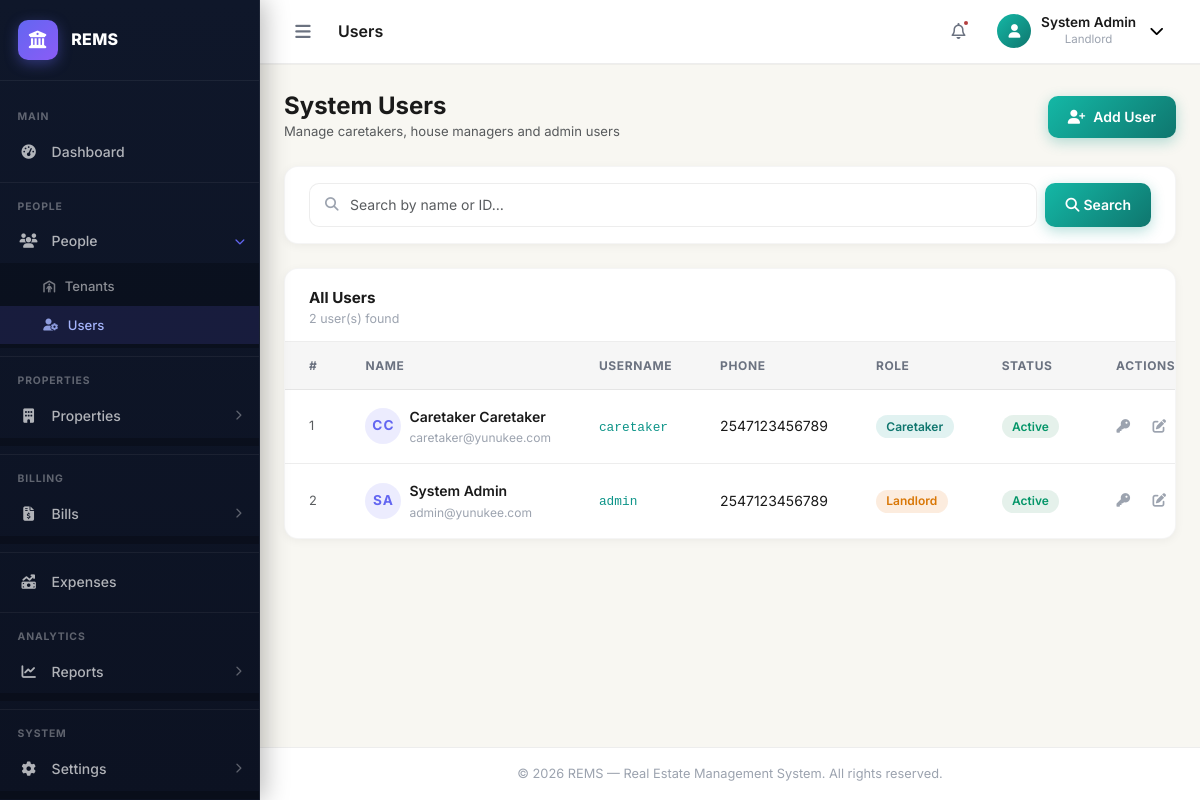
Screenshot of /users/ (signed in) with the database file from the repository.
### apps/users/models.py (models this page shows, shortened)
class User(AbstractUser, AbstractBaseModel):
    role = models.CharField(max_length=255, choices=UserRoles.choices(), default="Tenant")
    phone = models.CharField(max_length=255, blank=True, null=True)
    address = models.TextField(blank=True, null=True)
    city = models.CharField(max_length=255, blank=True, null=True)
    state = models.CharField(max_length=255, blank=True, null=True)
    zip_code = models.CharField(max_length=255, blank=True, null=True)
    country = models.CharField(max_length=255, blank=True, null=True)
    avatar = models.ImageField(upload_to="avatars/", blank=True, null=True)
    gender = models.CharField(max_length=255, blank=True, null=True)
    marital_status = models.CharField(max_length=255, blank=True, null=True)
    id_number = models.CharField(max_length=255, null=True, blank=True)
    firebase_uid = models.CharField(max_length=255, null=True, blank=True)
    profile_picture = models.URLField(max_length=255, null=True, blank=True)

### apps/users/views.py (the view)
# urls.py: path("", UserListView.as_view(), name="users"),
class UserListView(ListView):
    model = User
    template_name = "users/users.html"
    context_object_name = "users"
    paginate_by = 9
    def get_queryset(self):
        queryset = super().get_queryset()
        search_query = self.request.GET.get("search", "")
        print(f"You are searching for {search_query}")
        if search_query:
            queryset = queryset.filter(
                Q(id__icontains=search_query) | Q(first_name__icontains=search_query)
            )
        return queryset.exclude(role="Tenant").order_by("-created_at")
    def get_context_data(self, **kwargs):
        context = super().get_context_data(**kwargs)
        context["marital_statuses"] = MARITAL_STATUSES
        context["genders"] = ["Male", "Female"]
        context["roles"] = ["Caretaker", "House Manager"]
        return context

### templates/users/users.html (shortened to what this page needs)
{% extends "base.html" %}
{% load static %}
{% block page_title %}Users{% endblock %}
{% block content %}
<div class="d-flex align-items-center justify-content-between mb-4 flex-wrap gap-2">
    <div>
        <h1 class="fs-4 fw-bold mb-0">System Users</h1>
        <p class="text-muted mb-0" style="font-size:.82rem">Manage caretakers, house managers and admin users</p>
    </div>
    <a href="{% url 'new-user' %}" class="rems-btn rems-btn--primary" id="btn-add-user">
        <i class="fa-solid fa-user-plus me-2"></i> Add User
    </a>
</div>
<div class="rems-card mb-4">
    <div class="rems-card__body py-3">
        <form method="GET" class="d-flex gap-2 flex-wrap">
            <div class="search-wrap flex-grow-1">
                <i class="fa-solid fa-magnifying-glass search-icon"></i>
                <input type="text" name="search" value="{{ request.GET.search }}"
                       class="form-control search-input" id="userSearch"
                       placeholder="Search by name or ID…">
            </div>
            <button type="submit" class="rems-btn rems-btn--primary">
                <i class="fa-solid fa-search me-1"></i> Search
            </button>
        </form>
    </div>
</div>
<div class="rems-card">
    <div class="rems-card__header">
        <div>
            <h5 class="rems-card__title">All Users</h5>
            <p class="rems-card__subtitle">{{ page_obj.paginator.count }} user(s) found</p>
        </div>
    </div>
    <div class="table-responsive">
        <table class="rems-table" id="usersTable">
            <thead>
                <tr>
                    <th>#</th>
                    <th>Name</th>
                    <th>Username</th>
                    <th>Phone</th>
                    <th>Role</th>
                    <th>Status</th>
                    <th class="text-end">Actions</th>
                </tr>
            </thead>
            <tbody>
                {% for user in users %}
                <tr>
                    <td class="text-muted" style="font-size:.8rem">{{ forloop.counter }}</td>
                    <td>
                        <div class="d-flex align-items-center gap-2">
                            <div class="table-avatar table-avatar--violet">
                                {{ user.first_name|first|upper }}{{ user.last_name|first|upper }}
                            </div>
                            <div>
                                <div class="fw-600" style="font-size:.875rem">{{ user.first_name }} {{ user.last_name }}</div>
                                <div style="font-size:.75rem;color:var(--text-muted)">{{ user.email|default:"—" }}</div>
                            </div>
                        </div>
                    </td>
                    <td><code style="font-size:.8rem;color:var(--color-primary)">{{ user.username }}</code></td>
                    <td>{{ user.phone|default:"—" }}</td>
                    <td>
                        <span class="rems-badge
                            {% if user.role == 'Caretaker' %}rems-badge--blue
                            {% elif user.role == 'House Manager' %}rems-badge--violet
                            {% else %}rems-badge--amber{% endif %}">
                            {{ user.role }}
                        </span>
                    </td>
                    <td>
                        <span class="rems-badge {% if user.is_active %}rems-badge--green{% else %}rems-badge--red{% endif %}">
                            {% if user.is_active %}Active{% else %}Inactive{% endif %}
                        </span>
                    </td>
                    <td class="text-end">
                        <div class="d-flex justify-content-end gap-1">
                            <a href="{% url 'change-password' user.id %}" class="action-btn action-btn--view" title="Change Password">
                                <i class="fa-solid fa-key"></i>
                            </a>
                            <a href="{% url 'edit-user' %}?id={{ user.id }}" class="action-btn action-btn--edit" title="Edit">
                                <i class="fa-solid fa-pen-to-square"></i>
                            </a>
                        </div>
                    </td>
                </tr>
                {% endfor %}
            </tbody>
        </table>
    </div>
</div>
{% endblock %}

### templates/base.html (shortened to what this page needs)
{% load static %}
<!DOCTYPE html>
<html lang="en">
<head>
    <link rel="stylesheet" href="https://cdn.jsdelivr.net/npm/bootstrap@5.3.3/dist/css/bootstrap.min.css">
    <link rel="stylesheet" href="https://cdnjs.cloudflare.com/ajax/libs/font-awesome/6.5.0/css/all.min.css">
    <link rel="stylesheet" href="{% static 'css/main.css' %}">
    <link rel="stylesheet" href="{% static 'css/sidebar.css' %}">
</head>
<body class="{% block body_class %}{% endblock %}">
{% if user.is_authenticated %}
<div class="rems-wrapper" id="remsWrapper">
    {% if request.user.role == "Caretaker" or request.user.role == "House Manager" %}
        {% include "includes/caretaker_sidebar.html" %}
    {% else %}
        {% include "includes/sidebar.html" %}
    {% endif %}
    <div class="rems-main" id="remsMain">
        <header class="rems-topbar">
            <div class="topbar-left">
                <button class="sidebar-toggle-btn" id="sidebarToggleBtn" title="Toggle Sidebar">
                    <i class="fa-solid fa-bars"></i>
                </button>
                <div class="breadcrumb-area d-none d-lg-flex">
                    <span class="page-title">{% block page_title %}Dashboard{% endblock %}</span>
                </div>
            </div>
            <div class="topbar-right">
                <button class="topbar-icon-btn d-none d-md-flex" title="Notifications">
                    <i class="fa-regular fa-bell"></i>
                    <span class="badge-dot"></span>
                </button>
                <div class="topbar-user dropdown">
                    <button class="user-avatar-btn dropdown-toggle" data-bs-toggle="dropdown" id="userDropdown" title="Account">
                        <div class="user-avatar user-avatar--mobile">
                            <i class="fa-solid fa-user d-none d-md-inline"></i>
                        </div>
                        <div class="user-info d-none d-md-block">
                            <span class="user-name">{{ user.get_full_name|default:user.username }}</span>
                            <span class="user-role">{{ user.role|default:"Administrator" }}</span>
                        </div>
                        <i class="fa-solid fa-chevron-down ms-1 d-none d-md-inline"></i>
                    </button>
                </div>
            </div>
        </header>
        <main class="rems-content">
            {% block content %}{% endblock %}
        </main>
        <footer class="rems-footer">
            <span>&copy; {% now "Y" %} REMS &mdash; Real Estate Management System. All rights reserved.</span>
        </footer>
    </div>
</div>
{% else %}
<div class="auth-layout">
    {% block auth_content %}{% endblock %}
</div>
{% endif %}
</body>
</html>

### rows the page displays
User: get_full_name "System Admin", role "Landlord", first_name|first "S", last_name|first "A", first_name "System", last_name "Admin", email "admin@yunukee.com", username "admin", phone "2547123456789", is_active "Active"
User: first_name|first "C", last_name|first "C", first_name "Caretaker", last_name "Caretaker", email "caretaker@yunukee.com", username "caretaker", phone "2547123456789", role "Caretaker", is_active "Active"

### other values shown
{{ page_obj.paginator.count }} "2"
